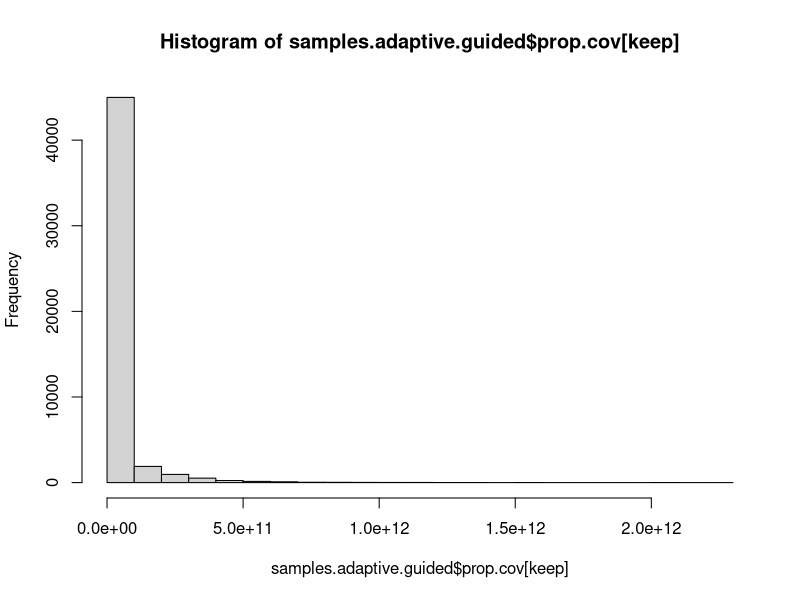
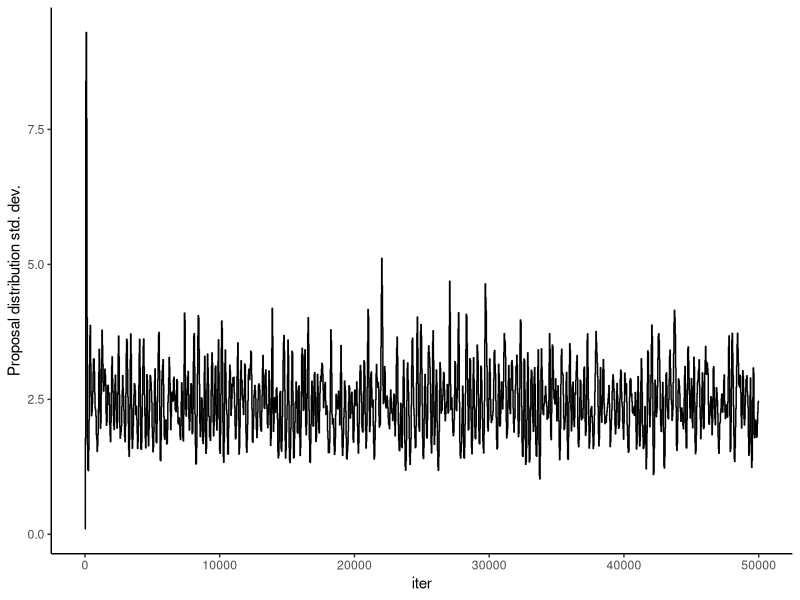
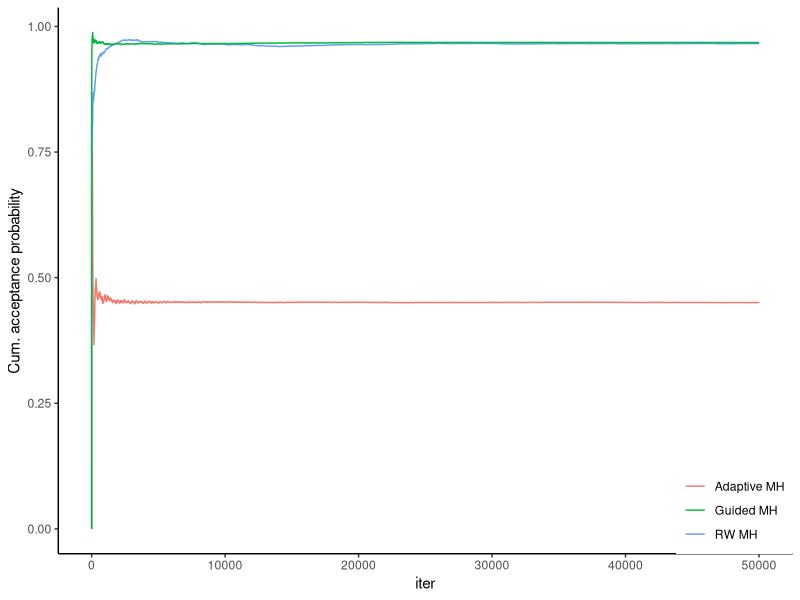
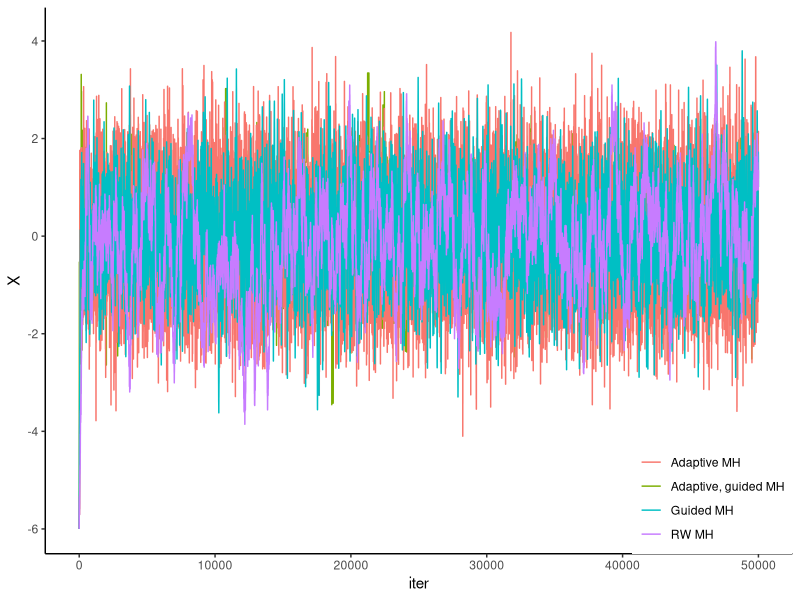

The R source for these figures, in order:
library(ggplot2)
library(tibble)
library(coda)

# from gustafson, finding the mean of a standard normal

mh.standard <- function(iter,prop.sigma=1,seed=NULL){
  set.seed(seed)
  x <- accept <- prop.cov <- numeric(iter) # x= thing you are sampling
  x[1] <- -6
  for(i in 2:iter){
    z <- rnorm(1, 0, prop.sigma)
    xm1 = x[i-1]
    y <- xm1+z
    lp <- dnorm(y)
    plp <- dnorm(xm1)
    a <- rbinom(1, 1, min(1, lp/plp))
    x[i] <- ifelse(a, y, xm1)
    accept[i] = a
    prop.cov[i] = prop.sigma
  }
  tibble(iter=1:iter, x=x, accept=accept, prop.cov=prop.cov)
}

mh.adaptive <- function(iter, prop.sigma.start=1,seed=NULL){
  # adaptive MH algorithm from Bayesian Data Analysis Chap. 9. (Gelman)
  set.seed(seed)
  # adapdation parameters
  d = 1 # number of parameters in posterior
  cov = prop.sigma.start # starting value for covariance parameter of proposal distribution
  ai = 30 # adapt every ai iterations
  ari = 100 # base acceptance rate on this many iterations
  adapt.phase = Inf # stop adapting after this many iterations
  #####
  x <- accept <- prop.cov <- numeric(iter) # x= thing you are sampling
  x[1] <- -6
  prop.cov[1] = cov
  scale = 1
  for(i in 2:iter){
    # adapt
    if((i%%ai)==0 & i>1 & i<=adapt.phase){
      # ideal acceptance rate is 0.44 (if too high, then steps are too small, so need to scale)
      ap = max(0.01, mean(accept[max(1,i-ari):i], na.rm=TRUE))
      #ap = max(0.01, mean(accept[1:i], na.rm=TRUE))
      scale = scale*(ap/.44)
      cov = sd(x[1:i])*scale
    }
    ######
    z <- rnorm(1, 0, cov)
    xm1 = x[i-1]
    y <- xm1+z
    lp <- dnorm(y)
    plp <- dnorm(xm1)
    a <- rbinom(1, 1, min(1, lp/plp))
    x[i] <- ifelse(a, y, xm1)
    accept[i] = a
    prop.cov[i] = cov
  }
  tibble(iter=1:iter, x=x, accept=accept, prop.cov=prop.cov)
}

mh.guided <- function(iter,prop.sigma=1,seed=NULL){
  # guided walk MH from Gustafson 1998
  set.seed(seed)
  x <- accept <- prop.cov <- numeric(iter) # x= thing you are sampling
  x[1] <- -6
  pn = 1
  for(i in 2:iter){
    z <- abs(rnorm(1, 0, prop.sigma))
    xm1 = x[i-1]
    y <- xm1+pn*z
    lp <- dnorm(y)
    plp <- dnorm(xm1)
    a <- rbinom(1, 1, min(1, lp/plp))
    x[i] <- ifelse(a, y, xm1)
    if(!a) pn = -pn
    accept[i] = a
    prop.cov[i] = prop.sigma
  }
  tibble(iter=1:iter, x=x, accept=accept, prop.cov=prop.cov)
}


mh.adaptive.guided <- function(iter, prop.sigma.start=1,seed=NULL){
  # adaptive MH algorithm from Bayesian Data Analysis Chap. 9. (Gelman)
  set.seed(seed)
  # adapdation parameters
  d = 1 # number of parameters in posterior
  cov = prop.sigma.start # starting value for covariance parameter of proposal distribution
  ai = 1 # adapt every ai iterations
  ari = 100 # base acceptance rate on this many iterations
  adapt.phase = Inf # stop adapting after this many iterations
  #####
  x <- accept <- prop.cov <- numeric(iter) # x= thing you are sampling
  x[1] <- -6
  prop.cov[1] = cov
  scale = 1
  pn = 1
  for(i in 2:iter){
    # adapt
    if((i%%ai)==0 & i>1 & i<=adapt.phase){
      # ideal acceptance rate is 0.44 (if too high, then steps are too small, so need to scale)
      ap = max(0.01, mean(accept[max(1,i-ari):i], na.rm=TRUE))
      #ap = max(0.01, mean(accept[1:i], na.rm=TRUE))
      scale = scale*(ap/.44)
      cov = sd(x[1:i])*scale
    }
    ######
    z <- abs(rnorm(1, 0, cov))
    xm1 = x[i-1]
    y <- xm1+pn*z
    lp <- dnorm(y)
    plp <- dnorm(xm1)
    a <- rbinom(1, 1, min(1, lp/plp))
    x[i] <- ifelse(a, y, xm1)
    accept[i] = a
    if(!a) pn = -pn
    prop.cov[i] = cov
  }
  tibble(iter=1:iter, x=x, accept=accept, prop.cov=prop.cov)
}


mc.iter = 50000
prop.sigma = 0.1
burnin = 1000
if(burnin>0){
  keep = (burnin-1):mc.iter
  }else keep = 1:mc.iter

SEED= 1232
samples = mh.standard(mc.iter, prop.sigma=prop.sigma, seed=SEED)
samples.adapt = mh.adaptive(mc.iter, prop.sigma.start=prop.sigma, seed=SEED)
samples.guided = mh.guided(mc.iter, prop.sigma=prop.sigma, seed=SEED)
samples.adaptive.guided = mh.adaptive.guided(mc.iter, prop.sigma=prop.sigma, seed=SEED)

# autocorrelation
autocorr(as.mcmc(samples$x))
autocorr(as.mcmc(samples.adapt$x))
autocorr(as.mcmc(samples.guided$x))


# convergence dx
# Z-scores for a test of equality of means between the first and last parts of the chain
geweke.diag(as.mcmc(samples$x))
geweke.diag(as.mcmc(samples.adapt$x))
geweke.diag(as.mcmc(samples.guided$x))

effectiveSize(as.mcmc(samples$x))
effectiveSize(as.mcmc(samples.adapt$x))
effectiveSize(as.mcmc(samples.guided$x))
effectiveSize(as.mcmc(samples.adaptive.guided$x))



# acceptance probabilities
mean(samples$accept[keep])
mean(samples.adapt$accept[keep])
mean(samples.guided$accept[keep])
mean(samples.adaptive.guided$accept[keep])

# means
fn <- function(x) c(mean(x), sd(x))
fn(samples$x[keep])
fn(samples.adapt$x[keep])
fn(samples.guided$x[keep])
fn(samples.adaptive.guided$x[keep])

#  
mean(samples.adapt$prop.cov[keep])
mean(samples.adaptive.guided$prop.cov[keep])
hist(samples.adaptive.guided$prop.cov[keep])


# data for plotting
samples$aprob = cumsum(samples$accept)/samples$iter
samples$adapt.aprob = cumsum(samples.adapt$accept)/samples$iter
samples$guided.aprob = cumsum(samples.guided$accept)/samples$iter



samples$x.adapt = samples.adapt$x
samples$x.guided = samples.guided$x
samples$x.adaptive.guided = samples.adaptive.guided$x

# proposal distribution std.deviation
ggplot(data=samples.adapt) + 
  geom_line(aes(x=iter,y=prop.cov)) +
  scale_y_continuous(name="Proposal distribution std. dev.") +
  theme_classic()


# acceptance probabilities over time
ggplot(data=samples) + 
  geom_line(aes(x=iter,y=adapt.aprob, colour='Adaptive MH')) + 
  geom_line(aes(x=iter,y=aprob, colour='RW MH')) +
  geom_line(aes(x=iter,y=guided.aprob, colour='Guided MH')) +
  scale_y_continuous(name="Cum. acceptance probability") +
  scale_color_discrete(name="") +
  theme_classic() + theme(legend.position = c(1,0), legend.justification = c(1,0))

# parameter traceplots
ggplot(data=samples) + 
  geom_line(aes(x=iter,y=x.adaptive.guided, colour='Adaptive, guided MH')) + 
  geom_line(aes(x=iter,y=x.adapt, colour='Adaptive MH')) + 
  geom_line(aes(x=iter,y=x.guided, colour='Guided MH')) + 
  geom_line(aes(x=iter,y=x, colour='RW MH')) +
  scale_color_discrete(name="") +
  scale_y_continuous(name="X") +
  theme_classic() + theme(legend.position = c(1,0), legend.justification = c(1,0))
